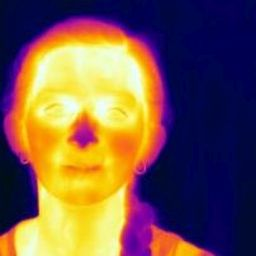
#> input picture data/autism/autism 1.jpg, 256 x 256 px, found by its file name
$ jupyter execute preprocess.ipynb
#> lines starting #> are read from the running program, lines starting #| are printed output that depends on the picture; after the words box and inside, x2 and y2 are one past the last pixel; in counts of white or black regions, pixels touching at a corner belong together
[cell 1]
import cv2

# Load the image
image_path = 'data/autism/autism 1.jpg'
image = cv2.imread(image_path)
#> image is the input picture: shape (256, 256, 3); mean B, G, R 77.2, 87.8, 117.6
gray = cv2.cvtColor(image, cv2.COLOR_BGR2GRAY)
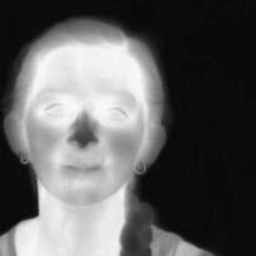
#> gray: shape (256, 256); min 7, max 250, mean 95.4

# Apply Canny edge detector
edges = cv2.Canny(gray, threshold1=30, threshold2=100)
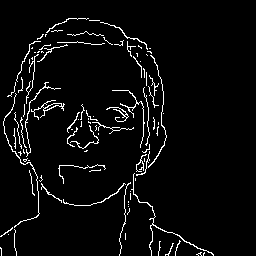
#> edges: shape (256, 256); 4.3% white in thin lines or dots, all inside (x1, y1, x2, y2) = (0, 18, 214, 256)

# Display the edge-detected image
cv2.imshow('Edge Detection', edges)
cv2.waitKey(0)
cv2.destroyAllWindows()

$ run again, with data/autism/autism 2.jpg copied over data/autism/autism 1.jpg
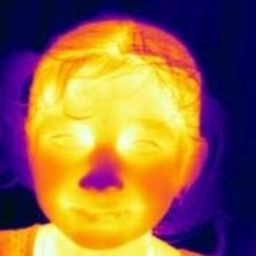
#> input picture data/autism/autism 2.jpg, 256 x 256 px, found by its file name
#> image is the input picture: shape (256, 256, 3); mean B, G, R 71.6, 102.5, 145
#> `gray = cv2.cvtColor(image, cv2.COLOR_BGR2GRAY)`:
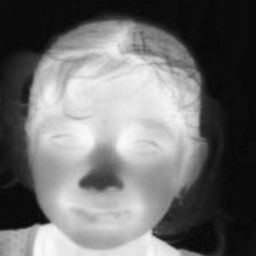
#> gray: shape (256, 256); min 6, max 250, mean 111.7
#> `edges = cv2.Canny(gray, threshold1=30, threshold2=100)`:
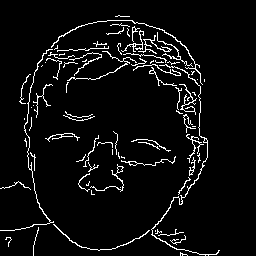
#> edges: shape (256, 256); 5.3% white in thin lines or dots, all inside (x1, y1, x2, y2) = (0, 15, 220, 256)

$ run again, with data/autism/autism 3.jpg copied over data/autism/autism 1.jpg
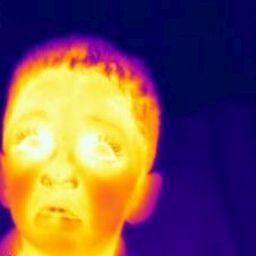
#> input picture data/autism/autism 3.jpg, 256 x 256 px, found by its file name
#> image is the input picture: shape (256, 256, 3); mean B, G, R 86.1, 84.3, 118.4
#> `gray = cv2.cvtColor(image, cv2.COLOR_BGR2GRAY)`:
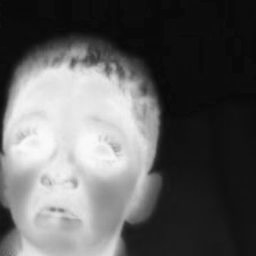
#> gray: shape (256, 256); min 8, max 250, mean 94.7
#> `edges = cv2.Canny(gray, threshold1=30, threshold2=100)`:
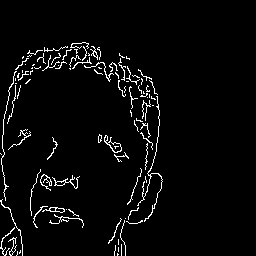
#> edges: shape (256, 256); 3.7% white in thin lines or dots, all inside (x1, y1, x2, y2) = (0, 42, 163, 256)

$ run again, with data/autism/autism 4.jpg copied over data/autism/autism 1.jpg
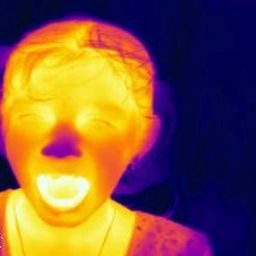
#> input picture data/autism/autism 4.jpg, 256 x 256 px, found by its file name
#> image is the input picture: shape (256, 256, 3); mean B, G, R 64.4, 87.9, 127.3
#> `gray = cv2.cvtColor(image, cv2.COLOR_BGR2GRAY)`:
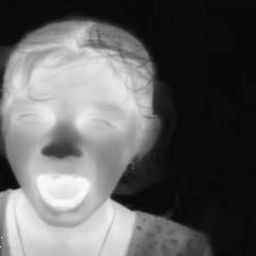
#> gray: shape (256, 256); min 7, max 251, mean 97
#> `edges = cv2.Canny(gray, threshold1=30, threshold2=100)`:
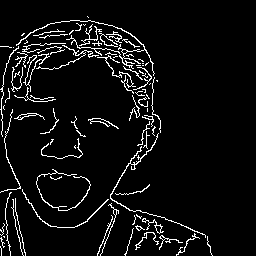
#> edges: shape (256, 256); 6% white in thin lines or dots, all inside (x1, y1, x2, y2) = (0, 16, 213, 256)
